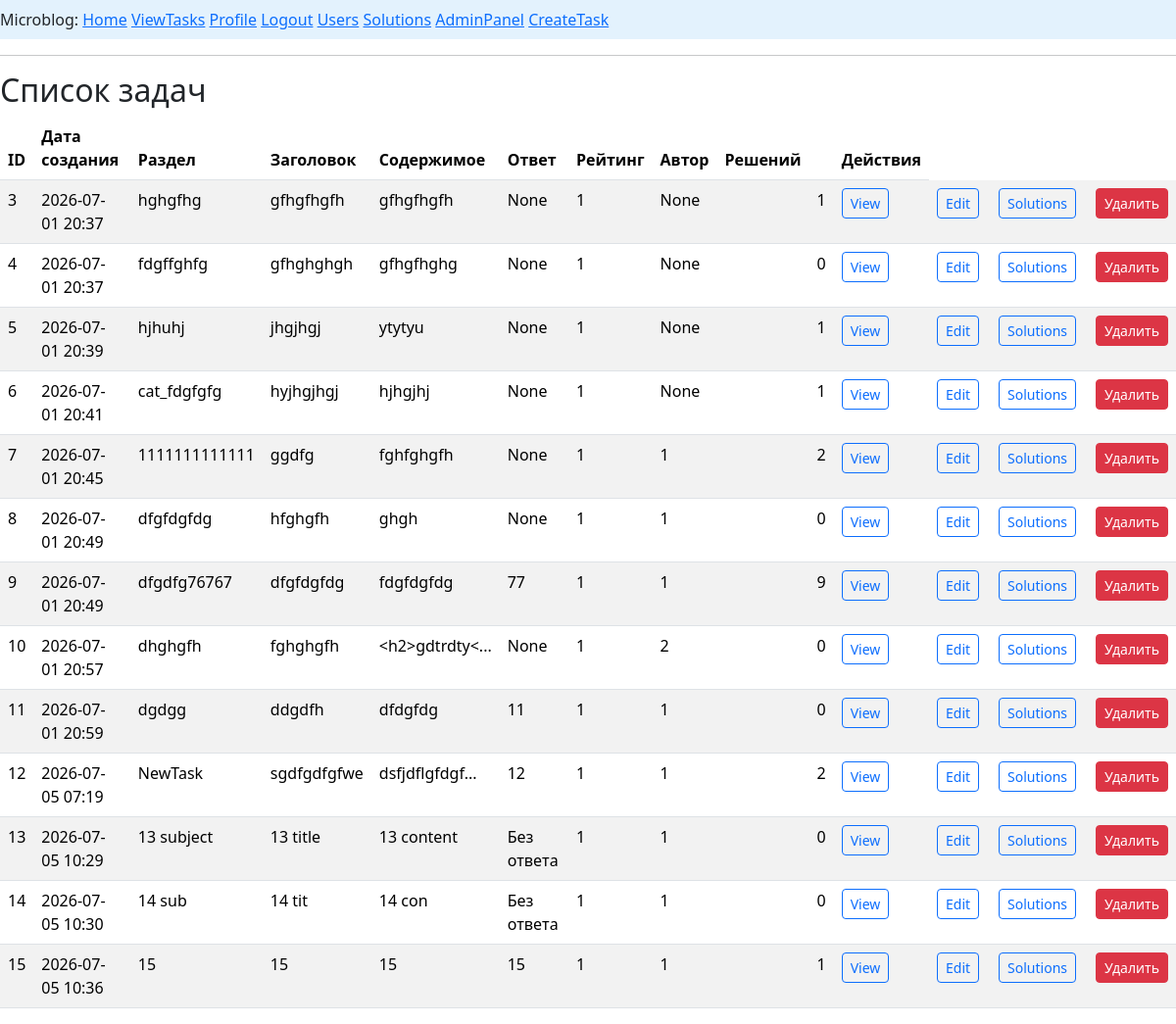
/view_tasks (signed in), run on an earlier commit of the app's database.
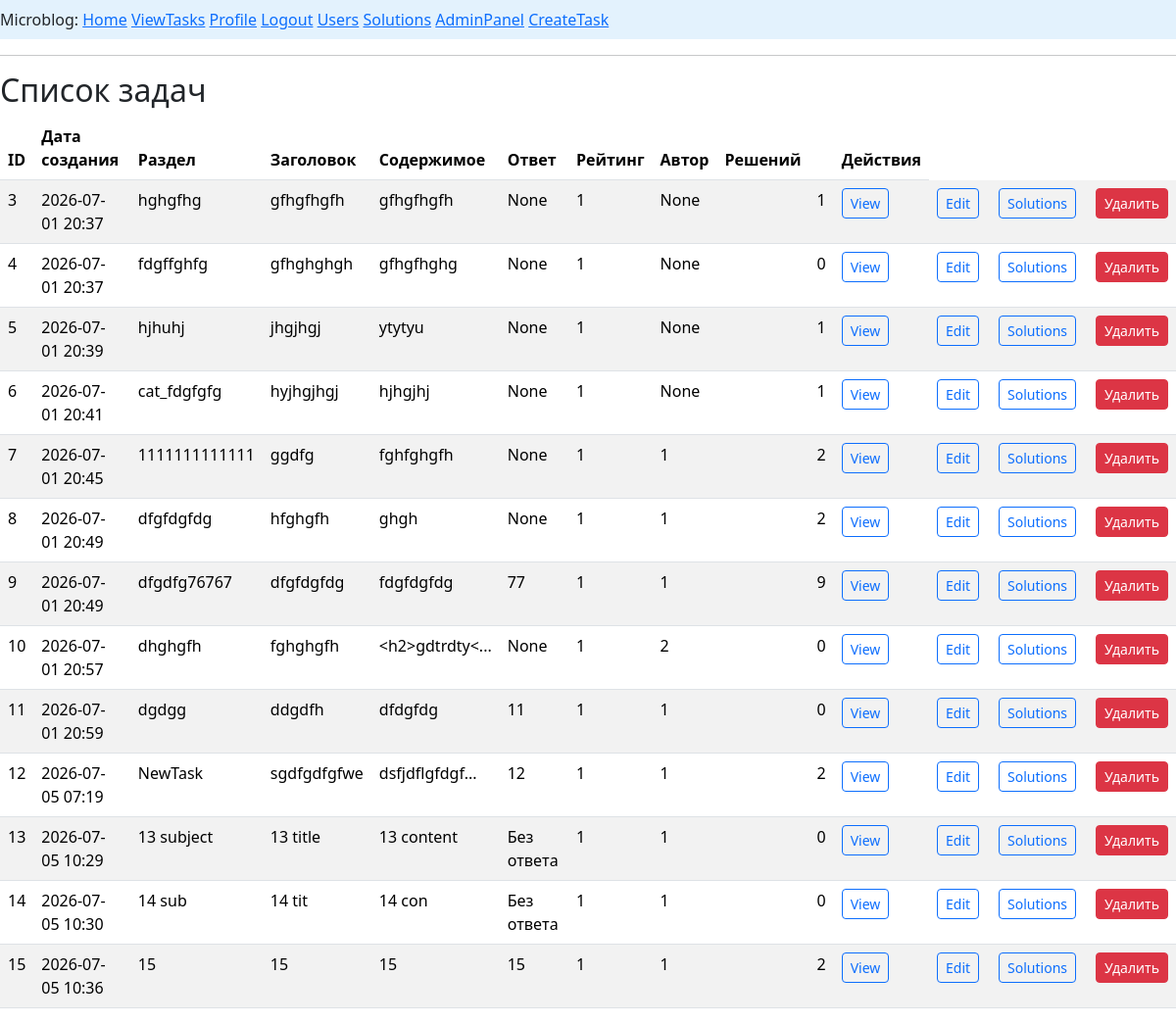
And on a later commit of the database.
### app/models.py (models this page shows, shortened)
class Task(db.Model):
    __tablename__ ='tasks'
    id: so.Mapped[int] = so.mapped_column(primary_key=True, autoincrement=True)
    title: so.Mapped[str] = so.mapped_column(sa.String(50), nullable=True)
    content: so.Mapped[str] = so.mapped_column(sa.String, nullable=True, default='Условие')
    subject: so.Mapped[str] = so.mapped_column(sa.String, nullable=True, default='Без темы')
    answer: so.Mapped[str] = so.mapped_column(sa.String, nullable=True, default='Без ответа')
    created_date: so.Mapped[datetime] = so.mapped_column(
        index=True, default=lambda: datetime.now(timezone.utc))
    rating: so.Mapped[int] = so.mapped_column(sa.Integer,nullable=True,default=1)
    user_id: so.Mapped[int] = so.mapped_column(sa.ForeignKey(User.id),
                                               nullable = True)
    creator: so.Mapped['User'] = so.relationship(back_populates='task_user')
    solve_task: so.Mapped[list['Solve']] = so.relationship(back_populates='task',cascade="all,delete")

### app/routes.py (the view)
@app.route('/view_tasks', methods=['GET'])
@login_required
def view_tasks():
    tasks = db.session.scalars(sa.select(Task)).all()
    form = DeleteForm()
    return render_template('view_tasks.html', tasks=tasks,form=form,is_admin=is_admin)

### app/models.py (called while the page is built)
@login.user_loader
def load_user(id):
    return db.session.get(User, int(id))

### app/routes.py (called while the page is built)
@app.before_request
def before_request():
    if current_user.is_authenticated:
        current_user.last_seen = datetime.now(timezone.utc)
        db.session.commit()

def is_admin():
    if not current_user.is_authenticated:
        return False
    if not current_user.role:
        return False
    return current_user.role.rolename == 'admin'

### app/templates/view_tasks.html (shortened to what this page needs)
{% extends "base.html" %}
{% block content %}
<h2>Список задач</h2>
<table class="table table-striped table-hover">
    <thead>
      <tr>
        <th>ID</th>
        <th>Дата создания</th>
        <th>Раздел</th>
        <th>Заголовок</th>
        <th>Содержимое</th>
        {% if is_admin()%}<th>Ответ</th>{% endif %}
        <th>Рейтинг</th>
        <th>Автор</th>
        <th>Решений</th>
        <th></th>
        <th>Действия</th>
      </tr>
    </thead>
    {% for u in tasks%}
    <tr>
        <td>{{u.id}}</td>
        <td>{{u.created_date.strftime('%Y-%m-%d %H:%M')}}</td>
        <td>{{u.subject}}</td>
        <td>{{u.title}}</td>
        <td>{{u.content | default('', true) | truncate(15, killwords=true)}}</td>
        {% if is_admin()%}
        <td>{{u.answer}}</td>
        {% endif %}
        <td>{{u.rating}}</td>
        <td>{{ u.user_id }}</td>
        <td>{{u.user_task}}</td>
        <td>{{u.solve_task|length}}</td>
        <td><a href="task/{{u.id}}" class="btn btn-outline-primary btn-sm me-1"> View</a></td>
        {% if is_admin()%}
        <td><a href="task/{{u.id}}/edit" class="btn btn-outline-primary btn-sm me-1">Edit</a></td>
        <td><a href="task/{{u.id}}/solution" class="btn btn-outline-primary btn-sm me-1">Solutions</a></td>
        <td>
            <button type="button"
                    class="btn btn-danger btn-sm"
                    onclick="openDeleteModal({{ u.id }})">
              Удалить
            </button>
        </td>
        {% endif %}
    </tr>
    {% endfor %}
</table>
{% endblock %}

What changed in the data, as far as the page shows it:
changed Task "hfghgfh": solve_task|length "0" → "2"
computed for Task id 15: solve_task|length "1" → "2"
